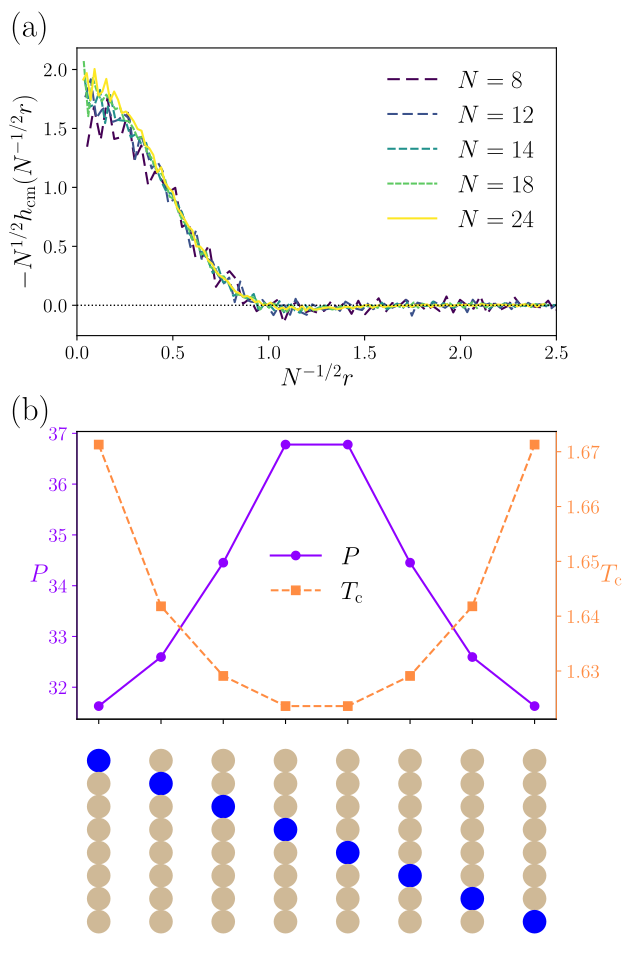

The Python source for this figure:
import numpy as np
import matplotlib.pyplot as plt
import matplotlib as mpl
from pathlib import Path
import matplotlib.cm as cm

# =========================
# Global font settings
# =========================
mpl.rcParams['text.usetex'] = True
mpl.rcParams['font.family'] = 'serif'
mpl.rcParams['font.serif'] = ['Times New Roman']
mpl.rcParams['mathtext.fontset'] = 'custom'
mpl.rcParams['font.size'] = 14
mpl.rcParams['axes.labelsize'] = 18
mpl.rcParams['axes.titlesize'] = 18
mpl.rcParams['xtick.labelsize'] = 14
mpl.rcParams['ytick.labelsize'] = 14
mpl.rcParams['legend.fontsize'] = 18
mpl.rcParams['mathtext.rm'] = 'Times New Roman'
mpl.rcParams['mathtext.it'] = 'Times New Roman:italic'
mpl.rcParams['mathtext.bf'] = 'Times New Roman:bold'


# =========================
# RDF LOADING
# =========================
def load_rdf(path: Path):
    data = np.loadtxt(path, comments="#")
    r = data[:, 0]
    g_avg = data[:, 1]
    g_std = data[:, 2] if data.shape[1] > 2 else None
    return r, g_avg, g_std


files = [
    "rdf_data/rdf_results_L8_dr0.100.txt",
    "rdf_data/rdf_results_L12_dr0.100.txt",
    "rdf_data/rdf_results_L14_dr0.100.txt",
    "rdf_data/rdf_results_L18_dr0.100.txt",
    "rdf_data/rdf_results_L24_dr0.100.txt",
]

N = np.array([8., 12., 14., 18., 24.])


# =========================
# SEQUENCE MODEL PART
# =========================
def eps_ij(c: float) -> np.ndarray:
    E_HH = (1 - c) / 2
    E_HT = (1 - c) / 2
    E_TT = (1 + c) / 2
    return np.array([[E_HH, E_HT],
                     [E_HT, E_TT]], float)

seq_list = np.eye(8, dtype=int)
c = 0.75

def chi_av():
    chi_list = []
    for seq in seq_list:
        eps = eps_ij(c)
        S = eps[seq[:, None], seq[None, :]]
        chi = np.sum(S) / 64
        chi_list.append(chi)
    return np.array(chi_list)

def sigma2():
    i = np.arange(1, 9, dtype=float)
    j = 8 - i
    sigma2 = ((i - 1) * i * (2 * i - 1) + j * (j + 1) * (2 * j + 1)) / (18 * 8**2)
    return sigma2 / 8

def chi_de():
    chi_list = []
    sig2 = sigma2()
    for seq in seq_list:
        eps = eps_ij(c)
        S = eps[seq[:, None], seq[None, :]] / (sig2[:, None] + sig2[None, :])**(3./2.)
        chi = np.sum(S) / 64
        chi_list.append(chi)
    return np.array(chi_list)

Tc = np.array([1.6713, 1.6418, 1.6291, 1.6236,
               1.6236, 1.6291, 1.6418, 1.6713])


# =========================
# CREATE STACKED FIGURE
# =========================
fig = plt.figure(figsize=(6.4, 9.6))

pos1 = [0.12, 0.65, 0.75, 0.3]
pos2 = [0.12, 0.25, 0.75, 0.3]

ax1 = fig.add_axes(pos1)
ax2 = fig.add_axes(pos2)

# =========================
# PANEL 1 — RDF
# =========================
cmap = cm.get_cmap("viridis")
colors = cmap(np.linspace(0, 1, len(files)))

for i, fname in enumerate(files):
    path = Path(fname)
    r, g_avg, g_std = load_rdf(path)
    L = fname.split("_L")[1].split("_")[0]

    # Dash pattern becomes denser as i increases
    dash_length = 6 - i        # decreasing dash size
    gap_length = 3 - 0.75*i     # decreasing gap
    dash_pattern = (0, (dash_length, gap_length))

    ax1.plot(
        r[1:] / np.sqrt(N[i]),
        -(g_avg[1:] - 1) * np.sqrt(N[i]),
        linewidth=1.5,
        color=colors[i],
        linestyle=dash_pattern,
        label=rf"$N = {L}$"
    )

h = 1.9
l = 0.4
x = np.arange(0, 2.5, 0.01)

ax1.axhline(0, color="black", linewidth=1, linestyle="dotted")

ax1.set_xlabel(r"$N^{-1/2}r$")
ax1.set_ylabel(r"$-N^{1/2}h_\mathrm{cm}(N^{-1/2}r)$")
ax1.set_xlim([0,2.5])
ax1.legend(frameon=False)

# Panel label
ax1.text(-0.14, 1.04, "(a)", transform=ax1.transAxes, fontsize=24, fontname="Times New Roman")


# =========================
# PANEL 2 — P and Tc
# =========================
P = chi_de() / chi_av()

ax2.plot(P, 'o-', color="#8f00ff", label=r'$P$')

ax2.set_ylabel(r'$P$', rotation=0, labelpad=8)
ax2.yaxis.label.set_va('center')
ax2.spines['left'].set_color('#8f00ff')
ax2.tick_params(axis='y', colors='#8f00ff')
ax2.yaxis.label.set_color('#8f00ff')

ax3 = ax2.twinx()
ax3.plot(Tc, 's--', color='#ff8c42', label=r'$T_\mathrm{c}$')

ax3.set_ylabel(r'$T_\mathrm{c}$', rotation=0, labelpad=8)
ax3.yaxis.label.set_va('center')
ax3.spines['right'].set_color('#ff8c42')
ax3.tick_params(axis='y', colors='#ff8c42')
ax3.yaxis.label.set_color('#ff8c42')

sequences = ['ABBBBBBB', 'BABBBBBB', 'BBABBBBB', 'BBBABBBB',
             'BBBBABBB', 'BBBBBABB', 'BBBBBBAB', 'BBBBBBBA']

ax2.set_xticks(range(8))
ax2.set_xticklabels([])

circle_char = r'$\bullet$'

for i, seq in enumerate(sequences):
    colors = ['#0000ff' if letter == 'A' else '#cfb997' for letter in seq]
    for j, color in enumerate(colors):
        ax2.text(i, -0.05 - j*0.08, circle_char,
                 ha='center', va='top',
                 color=color, fontsize=44,
                 transform=ax2.get_xaxis_transform())

# Panel label
ax2.text(-0.14, 1.04, "(b)", transform=ax2.transAxes, fontsize=24, fontname="Times New Roman")

# Combined legend
lines1, labels1 = ax2.get_legend_handles_labels()
lines2, labels2 = ax3.get_legend_handles_labels()
ax2.legend(lines1 + lines2, labels1 + labels2,
           loc="center", frameon=False)

plt.tight_layout()
plt.subplots_adjust(hspace=0.5)

plt.savefig("_pdf3.pdf")
plt.show()
